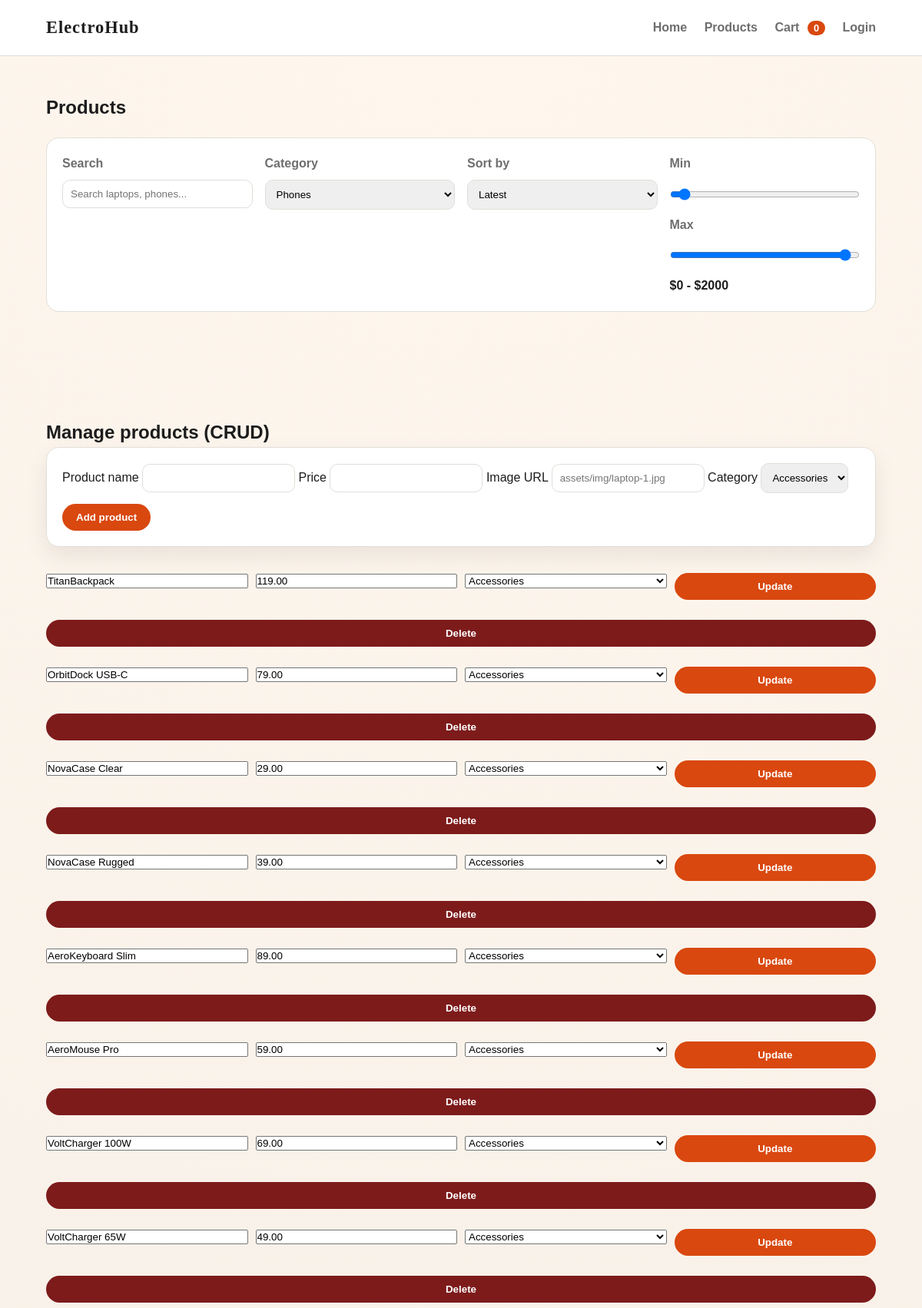
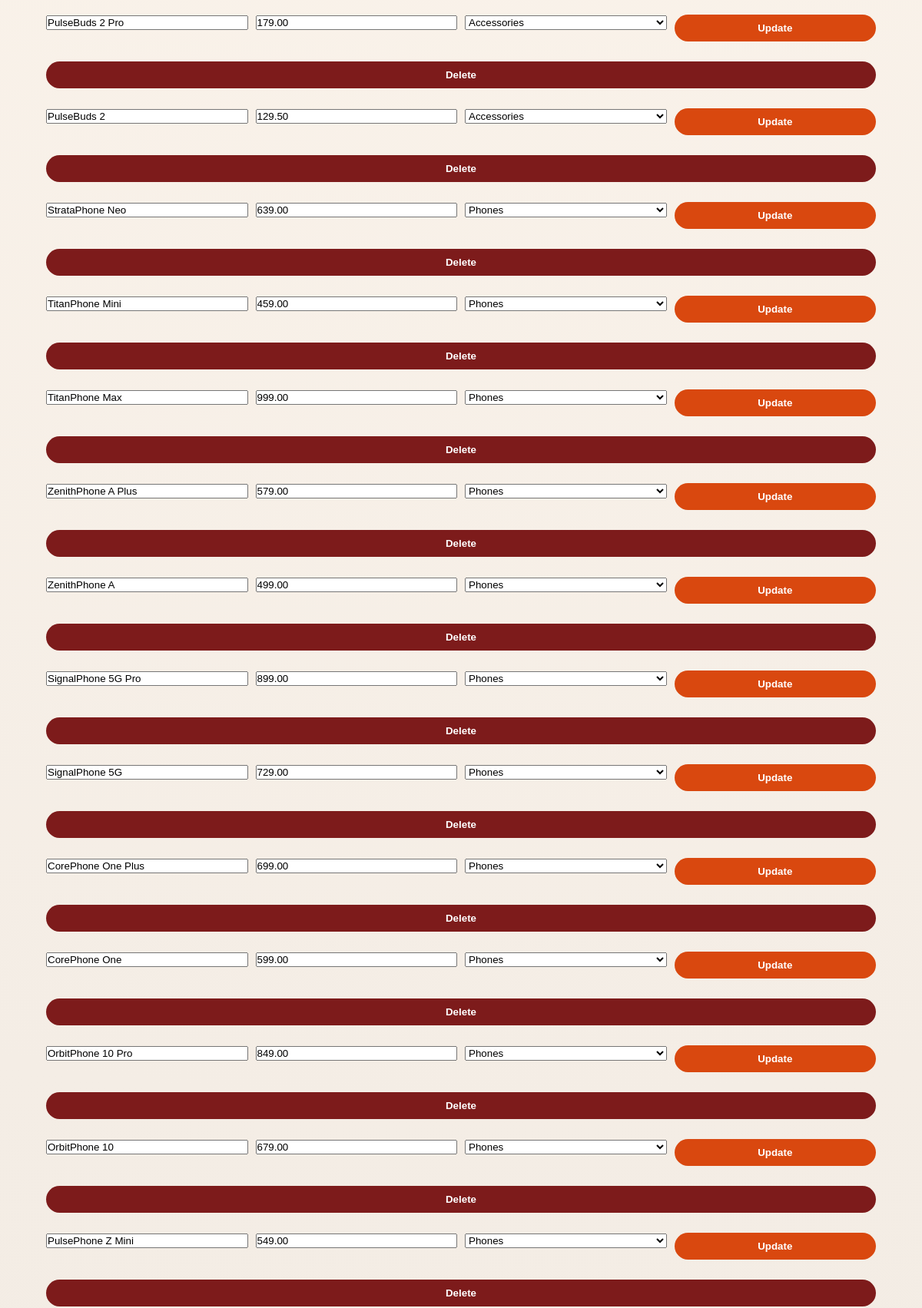
The app's page /products.php?category=2 (upper part) with its own data (2 pictures, top to bottom).
### tables this page shows
CREATE TABLE IF NOT EXISTS products (
  id INT AUTO_INCREMENT PRIMARY KEY,
  name VARCHAR(200) NOT NULL,
  price DECIMAL(10,2) NOT NULL,
  image_url VARCHAR(255) DEFAULT NULL,
  category_id INT NOT NULL,
  created_at TIMESTAMP DEFAULT CURRENT_TIMESTAMP,
  FOREIGN KEY (category_id) REFERENCES categories(id)
);

CREATE TABLE IF NOT EXISTS categories (
  id INT AUTO_INCREMENT PRIMARY KEY,
  name VARCHAR(100) NOT NULL
);

### products.php (the view, shortened to what this page needs)
<?php
require __DIR__ . '/includes/db.php';
$categories = $pdo->query('SELECT id, name FROM categories ORDER BY name')->fetchAll();
$manageProducts = $pdo->query('SELECT products.id, products.name, products.price, products.category_id, categories.name AS category_name FROM products JOIN categories ON categories.id = products.category_id ORDER BY products.id DESC')->fetchAll();
$selectedCategory = (int)($_GET['category'] ?? 0);
include __DIR__ . '/includes/header.php';
?>
<section class="container section">
  <h1>Products</h1>
  <div class="filters">
    <label>Search
      <input type="search" id="searchInput" placeholder="Search laptops, phones..." />
    </label>
    <label>Category
      <select id="categorySelect">
        <?php foreach ($categories as $category): ?>
          <option value="<?php echo $category['id']; ?>" <?php echo $selectedCategory === (int)$category['id'] ? 'selected' : ''; ?>>
            <?php echo htmlspecialchars($category['name']); ?>
          </option>
        <?php endforeach; ?>
      </select>
    </label>
    <label>Sort by
      <select id="sortSelect">
        <option value="latest">Latest</option>
      </select>
    </label>
    <div class="price-range">
      <label>Min
        <input type="range" id="minPrice" min="0" max="2000" step="10" value="0" />
      </label>
      <label>Max
        <input type="range" id="maxPrice" min="0" max="2000" step="10" value="2000" />
      </label>
      <div class="price-display">
        <span id="minPriceValue">$0</span> - <span id="maxPriceValue">$2000</span>
      </div>
    </div>
  </div>
</section>
<section class="container section">
  <h2>Manage products (CRUD)</h2>
  <form class="card" method="post" action="">
    <label>Product name
      <input type="text" name="name" required />
    </label>
    <label>Price
      <input type="number" name="price" min="1" step="0.01" required />
    </label>
    <label>Image URL
      <input type="text" name="image_url" placeholder="assets/img/laptop-1.jpg" />
    </label>
    <label>Category
      <select name="category_id" required>
        <?php foreach ($categories as $category): ?>
          <option value="<?php echo $category['id']; ?>"><?php echo htmlspecialchars($category['name']); ?></option>
        <?php endforeach; ?>
      </select>
    </label>
    <button class="btn" type="submit">Add product</button>
  </form>
  <div class="manage-list">
    <?php foreach ($manageProducts as $product): ?>
      <form class="manage-row" method="post" action="">
        <input type="text" name="name" value="<?php echo htmlspecialchars($product['name']); ?>" required />
        <input type="number" name="price" min="1" step="0.01" value="<?php echo $product['price']; ?>" required />
        <select name="category_id" required>
          <?php foreach ($categories as $category): ?>
            <option value="<?php echo $category['id']; ?>" <?php echo $category['id'] == $product['category_id'] ? 'selected' : ''; ?>>
              <?php echo htmlspecialchars($category['name']); ?>
            </option>
          <?php endforeach; ?>
        </select>
        <button class="btn" type="submit">Update</button>
      </form>
      <form class="manage-row" method="post" action="">
        <button class="btn danger" type="submit">Delete</button>
      </form>
    <?php endforeach; ?>
  </div>
</section>
<?php include __DIR__ . '/includes/footer.php'; ?>

### assets/css/style.css (style rules this page uses)
:root { --bg: #f7f3ef; --ink: #1c1c1c; --accent: #d9480f; --accent-dark: #b33b0c; --muted: #6e6e6e; --card: #ffffff; --border: #e2ded9; --shadow: 0 12px 30px rgba(0, 0, 0, 0.08); --font-title: 'Georgia', serif; --font-body: 'Trebuchet MS', sans-serif; }
* { box-sizing: border-box; margin: 0; padding: 0; }
body { font-family: var(--font-body); background: radial-gradient(circle at top, #fff7ee 0%, #f4ede5 45%, #efe8df 100%); color: var(--ink); line-height: 1.6; }
.container { width: min(1100px, 90%); margin: 0 auto; }
.section { padding: 48px 0; }
.category-card, .card { background: var(--card); padding: 20px; border-radius: 16px; border: 1px solid var(--border); box-shadow: var(--shadow); }
.btn { background: var(--accent); color: #fff; padding: 10px 18px; border: none; border-radius: 999px; font-weight: 600; cursor: pointer; display: inline-block; margin-top: 14px; }
.btn.danger { background: #7d1b1b; }
.filters { display: grid; gap: 16px; grid-template-columns: repeat(auto-fit, minmax(180px, 1fr)); margin: 20px 0 32px; background: #fff; padding: 20px; border-radius: 16px; border: 1px solid var(--border); }
.filters label { font-weight: 600; color: var(--muted); display: flex; flex-direction: column; gap: 8px; }
.filters input, .filters select, .card input, .card select { padding: 10px; border-radius: 10px; border: 1px solid var(--border); }
.price-range { display: grid; gap: 8px; }
.price-display { font-weight: 700; }
.manage-list { display: grid; gap: 12px; margin-top: 20px; }
.manage-row { display: grid; gap: 10px; grid-template-columns: repeat(auto-fit, minmax(160px, 1fr)); align-items: center; }

### records on screen
products: name "TitanBackpack", price "119.00", category_id "Accessories"
products: name "OrbitDock USB-C", price "79.00", category_id "Accessories"
products: name "NovaCase Clear", price "29.00", category_id "Accessories"
products: name "NovaCase Rugged", price "39.00", category_id "Accessories"
products: name "AeroKeyboard Slim", price "89.00", category_id "Accessories"
products: name "AeroMouse Pro", price "59.00", category_id "Accessories"
products: name "VoltCharger 100W", price "69.00", category_id "Accessories"
products: name "VoltCharger 65W", price "49.00", category_id "Accessories"
products: name "PulseBuds 2 Pro", price "179.00", category_id "Accessories"
products: name "PulseBuds 2", price "129.50", category_id "Accessories"
products: name "StrataPhone Neo", price "639.00", category_id "Phones"
products: name "TitanPhone Mini", price "459.00", category_id "Phones"
products: name "TitanPhone Max", price "999.00", category_id "Phones"
products: name "ZenithPhone A Plus", price "579.00", category_id "Phones"
products: name "ZenithPhone A", price "499.00", category_id "Phones"
products: name "SignalPhone 5G Pro", price "899.00", category_id "Phones"
products: name "SignalPhone 5G", price "729.00", category_id "Phones"
products: name "CorePhone One Plus", price "699.00", category_id "Phones"
products: name "CorePhone One", price "599.00", category_id "Phones"
products: name "OrbitPhone 10 Pro", price "849.00", category_id "Phones"
products: name "OrbitPhone 10", price "679.00", category_id "Phones"
products: name "PulsePhone Z Mini", price "549.00", category_id "Phones"

### other values on screen
$cartCount "0"
form field value "Phones"
form field category_id "Accessories"
